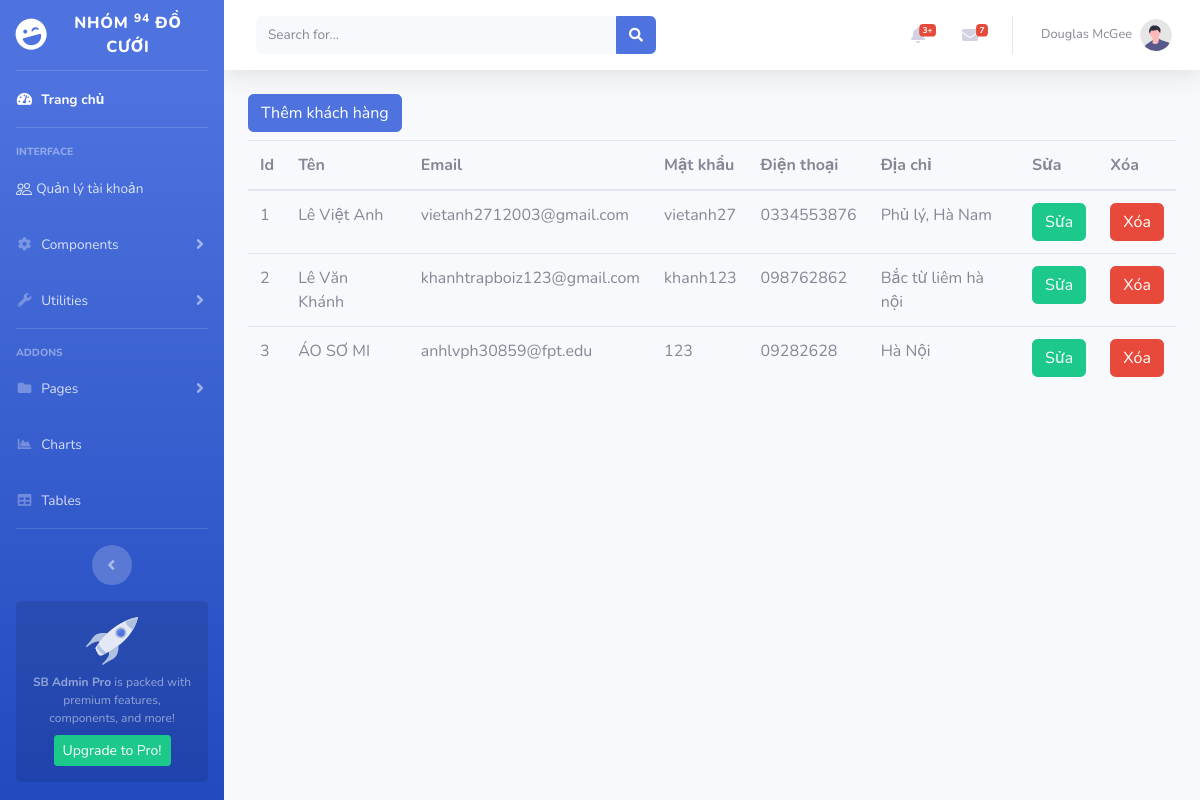
Screenshot of /backend/index.php?url=list_customer with the database file from the repository.
### tables this page shows
CREATE TABLE `user` (
  `id` int(11) NOT NULL,
  `email` varchar(255) NOT NULL COMMENT 'email đăng nhập',
  `pass_word` varchar(255) NOT NULL COMMENT 'mật khẩu',
  `phone` varchar(10) NOT NULL COMMENT 'số điện thoại',
  `name` varchar(255) NOT NULL COMMENT 'tên người dùng',
  `address` varchar(255) NOT NULL COMMENT 'địa chỉ',
  `status` int(11) NOT NULL COMMENT 'Trạng thái',
  `id_role` int(11) NOT NULL COMMENT 'quyền',
  `id_image` int(11) DEFAULT NULL COMMENT 'image'
);

### backend/Controllers/CustomerController.php (called while the page is built, shortened)
<?php
class CustomerController{
    protected $customer;
    public function __construct()
    {
        $this->customer= new Customer();
    }
    public function listCustomer(){
        $customer=$this->customer->getCustomer();
        include_once "Views/Customer/ListCostomer.php";
    }
}

### backend/Models/Customer.php (called while the page is built, shortened)
<?php
require_once "BaseModels.php";
class Customer extends BaseModels {
    public function getCustomer(){
        $sql='select * from user';
        return parent::dataProcess($sql);
    }
}

### backend/Models/BaseModels.php (called while the page is built, shortened)
<?php
class BaseModels{
    protected $connect;
    public function __construct()
    {
        $this->connect = new PDO(
            "mysql:host=" . DBHOST
            . ";dbname=" . DBNAME
            . ";charset=" . DBCHARSET,
            DBUSER,
            DBPASS
        );
    }
    function dataProcess($query,$getDataAll=true){
        $stmt=$this->connect->prepare($query);
        $stmt->execute();
        if($getDataAll){
            return $stmt->fetchAll();
        }
        return $stmt->fetch();
    }
}

### backend/Views/customer/ListCostomer.php (the view)
<body>
<div class="container">
    <button type="button" class="btn btn-primary mb-2">
        <a class="text-decoration-none text-white" href="?url=add_customer">Thêm khách hàng</a>
    </button>
    <table class="table">
        <thead>
        <tr>
            <th>Id</th>
            <th>Tên</th>
            <th>Email</th>
            <th>Mật khẩu</th>
            <th>Điện thoại</th>
            <th>Địa chỉ</th>
            <th>Sửa</th>
            <th>Xóa</th>
        </tr>
        </thead>
        <tbody class="table-group-divider">
        <?php
        foreach ($customer as $value): ?>
            <tr>
                <td><?= $value['id']?></td>
                <td><?= $value['name']?></td>
                <td><?= $value['email']?></td>
                <td><?= $value['pass_word']?></td>
                <td><?= $value['phone']?></td>
                <td><?= $value['address']?></td>
                <td>
                    <button type="button" class="btn btn-success">
                        <a class="text-decoration-none text-white" href="?url=detail_customer&id=<?= $value['id']?>">Sửa</a>
                    </button>
                </td>
                <td>
                    <button type="button" class="btn btn-danger">
                        <a class="text-decoration-none text-white" href="?url=deleteUser&id=<?= $value['id']?>" onclick="return confirm('Bạn có chắc chắn muốn xóa người dùng này không?')">Xóa</a>
                    </button>
                </td>
            </tr>
        <?php endforeach;?>
        </tbody>
    </table>
</div>

### backend/Views/layouts/header.php (shortened to what this page needs)
<!DOCTYPE html>
<html lang="en">
<head>
    <link rel="stylesheet" href="https://cdn.jsdelivr.net/npm/bootstrap@4.3.1/dist/css/bootstrap.min.css">
    <link href="./assets/vendor/fontawesome-free/css/all.min.css" rel="stylesheet" type="text/css">
    <link href="./assets/css/sb-admin-2.min.css" rel="stylesheet">
    <link href="./assets/css/style.css" rel="stylesheet">
</head>
<body id="page-top">

### backend/Views/layouts/sidebar.php (shortened to what this page needs)
<div id="wrapper">
    <ul class="navbar-nav bg-gradient-primary sidebar sidebar-dark accordion" id="accordionSidebar">
        <a class="sidebar-brand d-flex align-items-center justify-content-center" href="?url=/">
            <div class="sidebar-brand-icon rotate-n-15">
                <i class="fas fa-laugh-wink"></i>
            </div>
            <div class="sidebar-brand-text mx-3">Nhóm <sup>94</sup> đồ cưới</div>
        </a>
        <hr class="sidebar-divider my-0">
        <li class="nav-item active">
            <a class="nav-link" href="?url=/">
                <i class="fas fa-fw fa-tachometer-alt"></i>
                <span>Trang chủ</span></a>
        </li>
        <hr class="sidebar-divider">
        <div class="sidebar-heading">
            Interface
        </div>
        <li class="nav-item">
            <a class="nav-link collapsed" href="?url=list_customer" data-target="#collapseTwo"
               aria-expanded="true" aria-controls="collapseTwo">
                <span>Quản lý tài khoản</span>
            </a>
        </li>
        <li class="nav-item">
            <a class="nav-link collapsed" href="#" data-toggle="collapse" data-target="#collapseTwo"
               aria-expanded="true" aria-controls="collapseTwo">
                <i class="fas fa-fw fa-cog"></i>
                <span>Components</span>
            </a>
        </li>
        <li class="nav-item">
            <a class="nav-link collapsed" href="#" data-toggle="collapse" data-target="#collapseUtilities"
               aria-expanded="true" aria-controls="collapseUtilities">
                <i class="fas fa-fw fa-wrench"></i>
                <span>Utilities</span>
            </a>
        </li>
        <hr class="sidebar-divider">
        <div class="sidebar-heading">
            Addons
        </div>
        <li class="nav-item">
            <a class="nav-link collapsed" href="#" data-toggle="collapse" data-target="#collapsePages"
               aria-expanded="true" aria-controls="collapsePages">
                <i class="fas fa-fw fa-folder"></i>
                <span>Pages</span>
            </a>
        </li>
        <li class="nav-item">
            <a class="nav-link" href="charts.html">
                <i class="fas fa-fw fa-chart-area"></i>
                <span>Charts</span></a>
        </li>
        <li class="nav-item">
            <a class="nav-link" href="tables.html">
                <i class="fas fa-fw fa-table"></i>
                <span>Tables</span></a>
        </li>
        <hr class="sidebar-divider d-none d-md-block">
        <div class="text-center d-none d-md-inline">
            <button class="rounded-circle border-0" id="sidebarToggle"></button>
        </div>
        <div class="sidebar-card d-none d-lg-flex">
            <img class="sidebar-card-illustration mb-2" src="./assets/img/undraw_rocket.svg" alt="...">
            <p class="text-center mb-2"><strong>SB Admin Pro</strong> is packed with premium features, components, and more!</p>
            <a class="btn btn-success btn-sm" href="https://startbootstrap.com/theme/sb-admin-pro">Upgrade to Pro!</a>
        </div>
    </ul>
    <div id="content-wrapper" class="d-flex flex-column">
        <div id="content">
            <nav class="navbar navbar-expand navbar-light bg-white topbar mb-4 static-top shadow">
                <form
                        class="d-none d-sm-inline-block form-inline mr-auto ml-md-3 my-2 my-md-0 mw-100 navbar-search">
                    <div class="input-group">
                        <input type="text" class="form-control bg-light border-0 small" placeholder="Search for..."
                               aria-label="Search" aria-describedby="basic-addon2">
                        <div class="input-group-append">
                            <button class="btn btn-primary" type="button">
                                <i class="fas fa-search fa-sm"></i>
                            </button>
                        </div>
                    </div>
                </form>
                <ul class="navbar-nav ml-auto">
                    <li class="nav-item dropdown no-arrow mx-1">
                        <a class="nav-link dropdown-toggle" href="#" id="alertsDropdown" role="button"
                           data-toggle="dropdown" aria-haspopup="true" aria-expanded="false">
                            <i class="fas fa-bell fa-fw"></i>
                            <span class="badge badge-danger badge-counter">3+</span>
                        </a>
                    </li>
                    <li class="nav-item dropdown no-arrow mx-1">
                        <a class="nav-link dropdown-toggle" href="#" id="messagesDropdown" role="button"
                           data-toggle="dropdown" aria-haspopup="true" aria-expanded="false">
                            <i class="fas fa-envelope fa-fw"></i>
                            <span class="badge badge-danger badge-counter">7</span>
                        </a>
                    </li>
                    <li class="nav-item dropdown no-arrow">
                        <a class="nav-link dropdown-toggle" href="#" id="userDropdown" role="button"
                           data-toggle="dropdown" aria-haspopup="true" aria-expanded="false">
                            <span class="mr-2 d-none d-lg-inline text-gray-600 small">Douglas McGee</span>
                            <img class="img-profile rounded-circle"
                                 src="./assets/img/undraw_profile.svg">
                        </a>
                    </li>
                </ul>
            </nav>

### backend/index.php (shortened to what this page needs)
<?php
$url=isset($_GET['url']) ? $_GET['url'] : '/';
require_once "Controllers/CustomerController.php";
require_once "Models/Customer.php";
require_once "Views/layouts/header.php";
require_once "Views/layouts/sidebar.php";
$customerController=new CustomerController();
switch ($url){
    case 'list_customer':
        $customerController->listCustomer();
        break;
}
require_once "Views/layouts/footer.php";

### backend/Views/layouts/footer.php (shortened to what this page needs)
</body>
</html>

### backend/assets/css/style.css (style rules this page uses)
:root { --font-14: 14px; }

### rows the page displays
user: id "1", name "Lê Việt Anh", email "vietanh2712003@gmail.com", pass_word "vietanh27", phone "0334553876", address "Phủ lý, Hà Nam"
user: id "2", name "Lê Văn Khánh", email "khanhtrapboiz123@gmail.com", pass_word "khanh123", phone "098762862", address "Bắc từ liêm hà nội"
user: id "3", name "ÁO SƠ MI", email "anhlvph30859@fpt.edu", pass_word "123", phone "09282628", address "Hà Nội"
